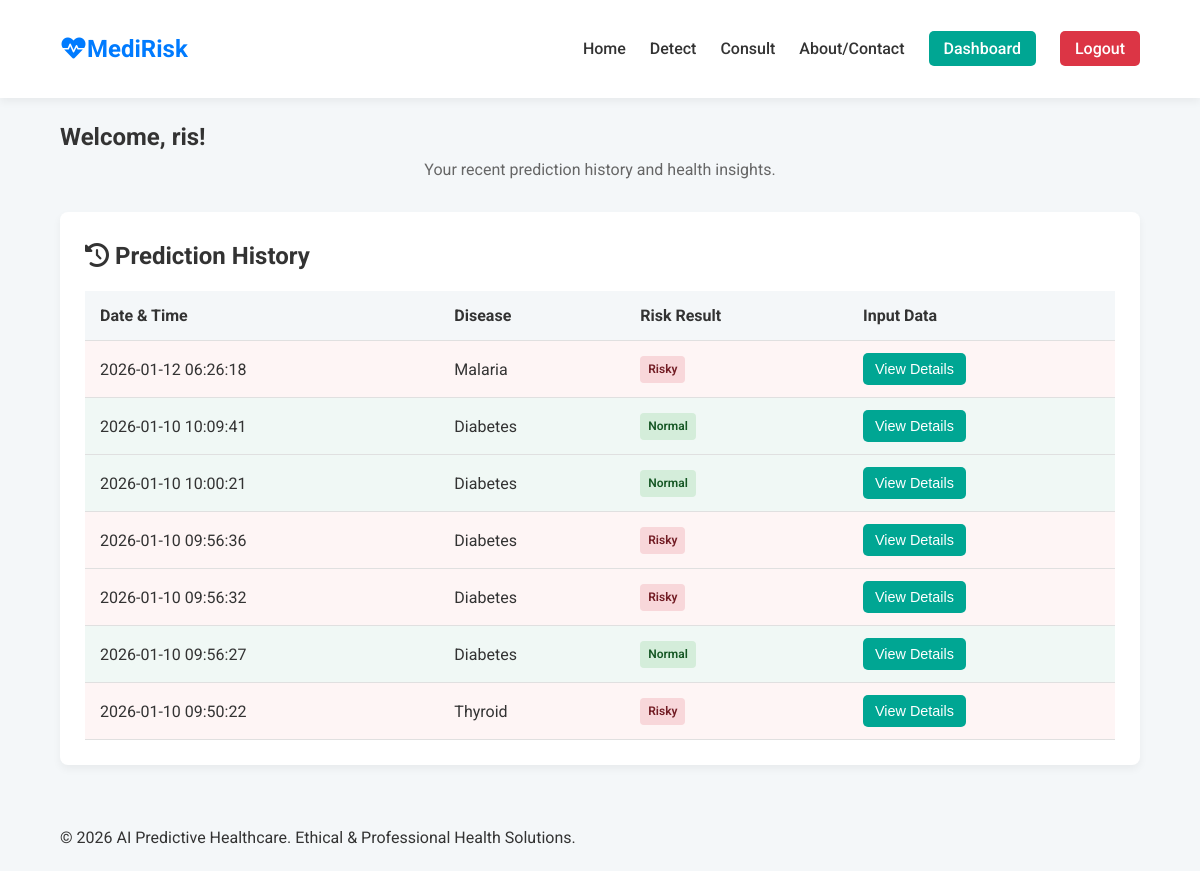
The app's page /dashboard (signed in) with its own data.
### tables this page shows
CREATE TABLE predictions (
                id INTEGER PRIMARY KEY AUTOINCREMENT,
                user_id INTEGER NOT NULL,
                disease TEXT NOT NULL,
                timestamp TIMESTAMP DEFAULT CURRENT_TIMESTAMP,
                input_data TEXT,
                result TEXT NOT NULL,
                FOREIGN KEY (user_id) REFERENCES users (id)
            );

### app.py (the view)
@app.route('/dashboard')
def dashboard():
    user_id = session.get('user_id')
    if not user_id:
        return redirect(url_for('login'))
    conn = get_db_connection()
    history = conn.execute(
        "SELECT * FROM predictions WHERE user_id=? ORDER BY timestamp DESC", (user_id,)
    ).fetchall()
    conn.close()
    return render_template('dashboard.html', history=history)

### app.py (called while the page is built)
def get_db_connection():
    conn = sqlite3.connect(DATABASE, timeout=10.0)
    conn.row_factory = sqlite3.Row
    conn.execute("PRAGMA journal_mode=WAL")
    return conn

@app.context_processor
def inject_now():
    return {"now": datetime.now()}

### templates/dashboard.html (shortened to what this page needs)
{% extends "layout.html" %}
{% block content %}
<section class="dashboard-section">
    <h1>Welcome, {{ session.username }}!</h1>
    <p class="tagline">Your recent prediction history and health insights.</p>
    <div class="card history-card">
        <h2><i class="fas fa-history"></i> Prediction History</h2>
        {% if history %}
            <table class="history-table">
                <thead>
                    <tr>
                        <th>Date & Time</th>
                        <th>Disease</th>
                        <th>Risk Result</th>
                        <th>Input Data</th>
                    </tr>
                </thead>
                <tbody>
                    {% for item in history %}
                    <tr class="result-{{ item.result | lower }}">
                        <td>{{ item.timestamp }}</td>
                        <td>{{ item.disease | replace('_', ' ') | title }}</td>
                        <td><span class="status-badge status-{{ item.result | lower }}">{{ item.result }}</span></td>
                        <td>
                            <button type="button" class="btn secondary small" data-toggle="details-{{ loop.index }}">View Details</button>
                        </td>
                    </tr>
                    {% endfor %}
                </tbody>
            </table>
        {% else %}
            <div class="alert alert-info">No prediction history found. Go to <a href="{{ url_for('detect') }}">Detect</a> to run your first analysis!</div>
        {% endif %}
    </div>
</section>
{% endblock %}

### templates/layout.html (shortened to what this page needs)
<!DOCTYPE html>
<html lang="en">
<head>
    <link rel="stylesheet" href="{{ url_for('static', filename='css/style.css') }}">
    <link rel="stylesheet" href="https://cdnjs.cloudflare.com/ajax/libs/font-awesome/6.0.0-beta3/css/all.min.css">
</head>
<body>
    <header class="navbar">
        <div class="container">
            <a href="{{ url_for('index') }}" class="logo">
                <i class="fas fa-heartbeat"></i>MediRisk
            </a>
            <nav>
                <a href="{{ url_for('index') }}">Home</a>
<a href="{{ url_for('detect') }}">Detect</a>
<a href="{{ url_for('consult') }}">Consult</a>
<a href="{{ url_for('about') }}">About/Contact</a>
                {% if 'user_id' in session %}
                    <a href="{{ url_for('dashboard') }}" class="nav-button primary">Dashboard</a>
                    <a href="{{ url_for('logout') }}" class="nav-button danger">Logout</a>
                {% else %}
                    <a href="{{ url_for('login') }}" class="nav-button primary">Login</a>
                    <a href="{{ url_for('signup') }}" class="nav-button secondary">Sign Up</a>
                {% endif %}
            </nav>
        </div>
    </header>
    <main class="container">
        {% block content %}{% endblock %}
    </main>
    <footer class="footer">
        <div class="container">
            <p>&copy; {{ now.year }} AI Predictive Healthcare. Ethical & Professional Health Solutions.</p></div>
        </footer>
    </body>
    </html>

### static/css/style.css (style rules this page uses)
:root { --color-primary: #007BFF; --color-secondary: #00A693; --color-text: #333; --color-light-gray: #f4f7f9; --color-white: #ffffff; --color-success: #28a745; --color-warning: #ffc107; --color-danger: #dc3545; --shadow-subtle: 0 4px 8px rgba(0, 0, 0, 0.05); }
* { box-sizing: border-box; margin: 0; padding: 0; }
body { font-family: 'Roboto', sans-serif; background-color: var(--color-light-gray); color: var(--color-text); line-height: 1.6; }
.container { width: 90%; max-width: 1200px; margin: 0 auto; padding: 20px 0; }
.navbar { background-color: var(--color-white); box-shadow: var(--shadow-subtle); padding: 10px 0; }
.navbar .container { display: flex; justify-content: space-between; align-items: center; }
.logo { font-size: 1.5rem; font-weight: 700; color: var(--color-primary); text-decoration: none; }
.navbar nav a { margin-left: 20px; color: var(--color-text); text-decoration: none; font-weight: 500; transition: color 0.3s; }
.nav-button { padding: 8px 15px; border-radius: 5px; font-weight: 500; }
.nav-button.primary { background-color: var(--color-secondary); color: var(--color-white); }
.nav-button.danger { background-color: var(--color-danger); color: var(--color-white); }
.card { background-color: var(--color-white); border-radius: 8px; padding: 25px; box-shadow: var(--shadow-subtle); transition: transform 0.3s, box-shadow 0.3s; margin-bottom: 20px; }
.tagline { text-align: center; color: #666; margin-bottom: 30px; }
.btn { display: inline-block; padding: 10px 20px; border: none; border-radius: 5px; cursor: pointer; font-size: 1rem; font-weight: 500; text-decoration: none; transition: all 0.3s ease; text-align: center; }
.btn.small { padding: 8px 12px; font-size: 0.9rem; }
.btn.secondary { background-color: var(--color-secondary); color: var(--color-white); }
.result-risky { border-color: var(--color-danger); }
.history-table { width: 100%; border-collapse: collapse; margin-top: 15px; }
.history-table thead { background-color: var(--color-light-gray); font-weight: 600; }
.history-table th, .history-table td { padding: 12px 15px; text-align: left; border-bottom: 1px solid #e0e0e0; }
.status-badge { display: inline-block; padding: 4px 8px; border-radius: 4px; font-size: 12px; font-weight: 600; }
.status-badge.status-normal { background-color: #d4edda; color: #155724; }
.status-badge.status-risky { background-color: #f8d7da; color: #721c24; }
.result-normal { background-color: #f0f8f5; }
.result-risky { background-color: #fef5f5; }

### records on screen
predictions: timestamp "2026-01-12 06:26:18", disease "Malaria", result "Risky"
predictions: timestamp "2026-01-10 10:09:41", disease "Diabetes", result "Normal"
predictions: timestamp "2026-01-10 10:00:21", disease "Diabetes", result "Normal"
predictions: timestamp "2026-01-10 09:56:36", disease "Diabetes", result "Risky"
predictions: timestamp "2026-01-10 09:56:32", disease "Diabetes", result "Risky"
predictions: timestamp "2026-01-10 09:56:27", disease "Diabetes", result "Normal"
predictions: timestamp "2026-01-10 09:50:22", disease "Thyroid", result "Risky"

### other values on screen
{{ session.username }} "ris"
